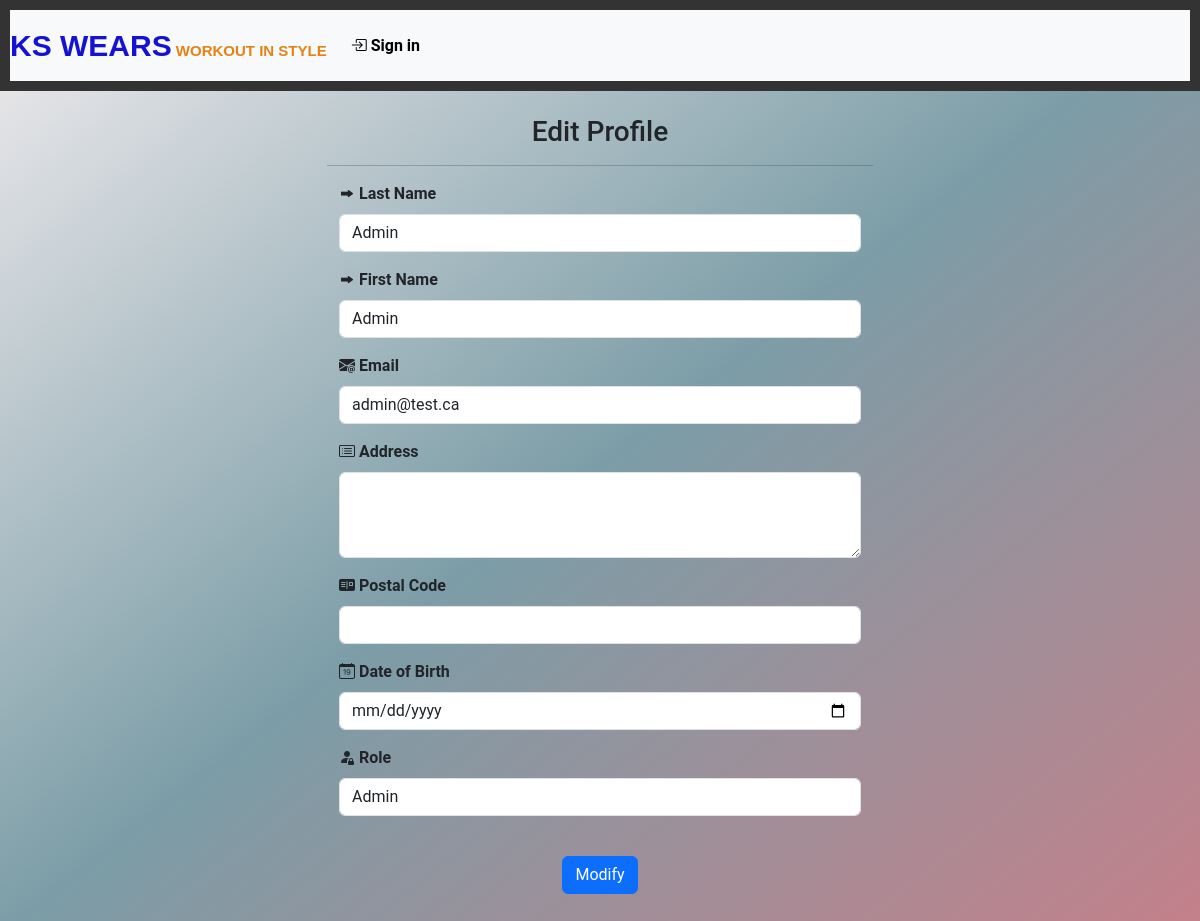
Screenshot of /editUser.php?id=1 with the database file from the repository.
### tables this page shows
CREATE TABLE Utilisateur (
    id INT PRIMARY KEY auto_increment,
    nom VARCHAR(255),
    prenom VARCHAR(255),
    email VARCHAR(255),
    mot_de_passe VARCHAR(255),
    addresse VARCHAR(255),
    postal_code VARCHAR(15),
    date_naissance DATE,
    roleU varchar(10)
);

### includes/fonctions.php (called while the page is built, shortened)
<?php
function connexionDB()
{
    $dbhost = "localhost";
    $dbuser = "root";
    $dbpassword = "";
    $dbname = "KsWear";
    $dbport = 3306;
    $conn = mysqli_connect($dbhost, $dbuser, $dbpassword, $dbname, $dbport);
    return $conn;
}
function getUserById($id)
{
    $conn = connexionDB();
    $sql = "SELECT * FROM Utilisateur where id=?; ";
    $stmt = $conn->prepare($sql);
    $stmt->bind_param('i', $id);
    $stmt->execute();
    $result = $stmt->get_result();
    $user = $result->fetch_assoc();
    return $user;
}
?>

### editUser.php (the view, shortened to what this page needs)
<?php
include "./public/headers.php";
if (isset($_GET['id'])) {
    $id = $_GET['id'];
    $user = getUserById($id);
}
?>
<section>
    <div class="registerfrm">
        <div class="container">
            <div class="row">
                <div class="col-md-6 offset-md-3">
                    <div class="login-container">
                        <center>
                            <h3 class="mb-3">Edit Profile</h3>
                        </center>
                        <hr>
                        <form method="post">
                            <div class="container">
                                <div class="mb-3">
                                    <label for="nom" class="form-label"><i class="bi bi-forward-fill"></i> <b>Last
                                            Name</b></label>
                                    <input type="text" name="nom" class="form-control" id="nom"
                                        value="<?php echo $user['nom']; ?>">
                                </div>
                                <div class="mb-3">
                                    <label for="prenom" class="form-label"><i class="bi bi-forward-fill"></i> <b>First
                                            Name</b></label>
                                    <input type="text" name="prenom" class="form-control" id="prenom"
                                        value="<?php echo $user['prenom']; ?>">
                                </div>
                                <div class="mb-3">
                                    <label for="exampleInputEmail1" class="form-label"><i
                                            class="bi bi-envelope-at-fill"></i> <b>Email</b></label>
                                    <input type="email" name="email" class="form-control" id="exampleInputEmail1"
                                        value="<?php echo $user['email']; ?>">
                                </div>
                                <div class="mb-3">
                                    <label for="addresse" class="form-label"><i class="bi bi-card-list"></i>
                                        <b>Address</b></label>
                                    <textarea class="form-control" name="addresse"
                                        rows="3"><?php echo $user['addresse']; ?></textarea>
                                </div>
                                <div class="mb-3">
                                    <label for="postal_code" class="form-label"><i class="bi bi-postcard-fill"></i>
                                        <b>Postal
                                            Code</b></label>
                                    <input type="text" name="postal_code" class="form-control"
                                        value="<?php echo $user['postal_code']; ?>">
                                </div>
                                <div class="mb-3">
                                    <label for="date_naissance" class="form-label"><i class="bi bi-calendar-date"></i>
                                        <b>Date of Birth</b></label>
                                    <input type="date" name="date_naissance" class="form-control" id="date_naissance"
                                        value="<?php echo $user['date_naissance']; ?>">
                                </div>
                                <div class="mb-3">
                                    <label for="roleU" class="form-label"><i class="bi bi-person-fill-lock"></i>
                                        <b>Role</b></label>
                                    <input type="text" name="roleU" class="form-control" id="roleU"
                                        value="<?php echo $user['roleU']; ?>">
                                </div>
                                <br>
                                <center>
                                    <div class="mb-3">
                                        <button type="submit" name="register" class="btn btn-primary">Modify</button>
                                    </div>
                                </center>
                            </div>
                        </form>
                    </div>
                </div>
            </div>
        </div>
    </div>
</section>
</body>
</html>

### css/style.css (style rules this page uses)
body { margin: 0; background: linear-gradient(to right bottom, rgb(240, 236, 238), rgb(124, 157, 167), rgb(196, 128, 138)); min-height: 100vh; font-family: "Roboto", sans-serif; }
.registerfrm { margin: 2%; }

### rows the page displays
utilisateur: nom "Admin", prenom "Admin", email "admin@test.ca", roleU "Admin"
